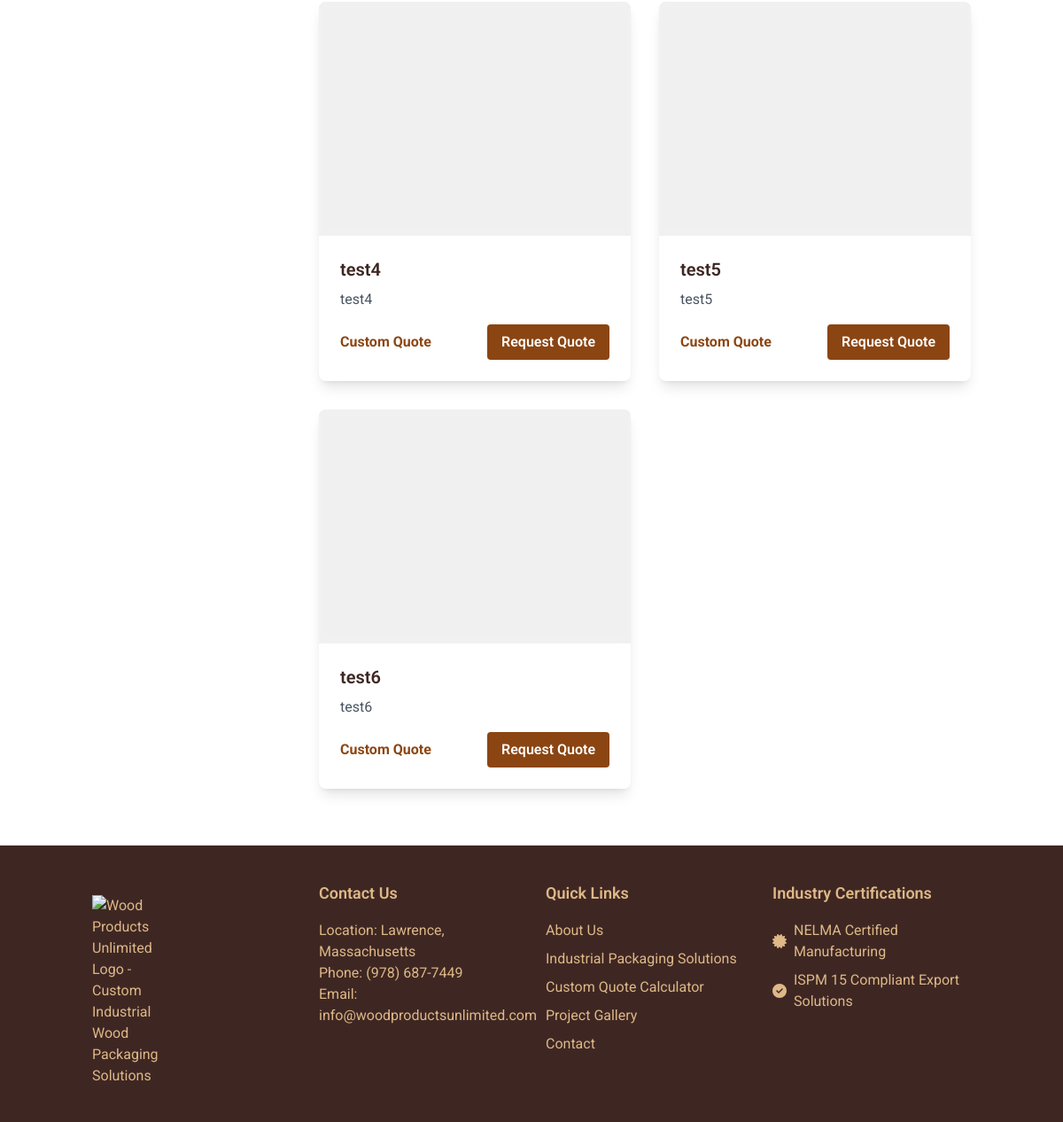
/products (lower part), run on an earlier commit of the app's database.
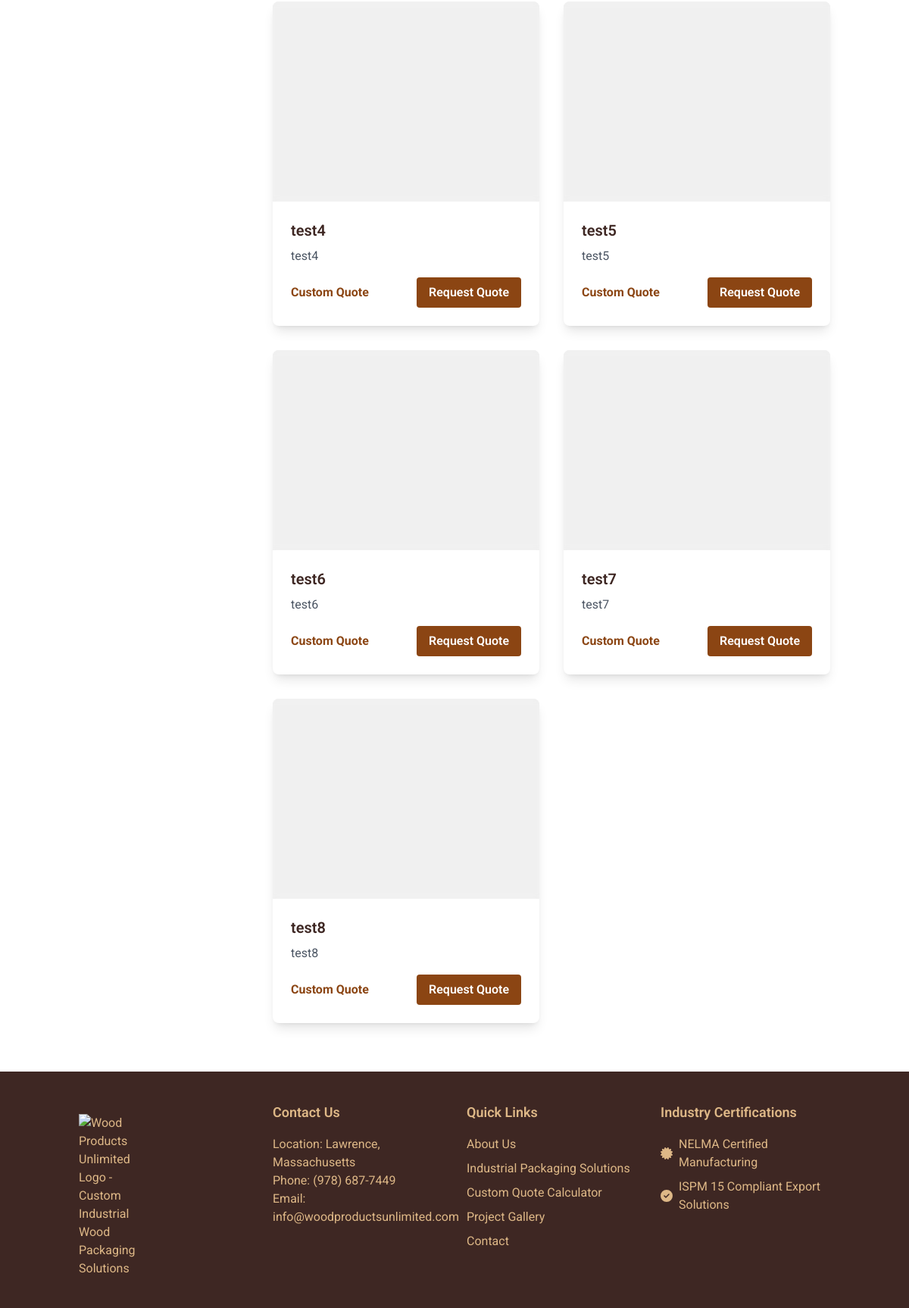
And on a later commit of the database.
### models.py (models this page shows)
class Product(db.Model):
    id = db.Column(db.Integer, primary_key=True)
    name = db.Column(db.String(100), nullable=False)
    description = db.Column(db.Text, nullable=False)
    category = db.Column(db.String(50), nullable=False)
    package_type = db.Column(db.String(50), nullable=True)  # Added package_type field
    image_url = db.Column(db.String(200), nullable=False)
    price = db.Column(db.Float, nullable=False)
    created_at = db.Column(db.DateTime, default=datetime.utcnow)

### routes/public/routes.py (the view)
@public.route('/products')
def products():
    category = request.args.get('category')
    if category:
        products = Product.query.filter_by(category=category).all()
    else:
        products = Product.query.all()
    categories = db.session.query(Product.category).distinct()
    return render_template('products.html',
                         products=products,
                         categories=categories)

### templates/products.html (shortened to what this page needs)
{% extends "base.html" %}
{% block content %}
<div class="container mx-auto px-4 py-16">
    <div class="grid grid-cols-1 md:grid-cols-4 gap-8">
        <div class="md:col-span-1">
        </div>
        <div class="md:col-span-3">
            <div class="grid grid-cols-1 md:grid-cols-2 gap-8">
                {% for product in products %}
                <div class="bg-white rounded-lg shadow-lg overflow-hidden transform hover:-translate-y-1 transition duration-300" itemscope itemtype="https://schema.org/Product">
                    <div class="p-6">
                        <h3 class="text-xl font-semibold mb-2" itemprop="name">{{ product.name }}</h3>
                        <p class="text-gray-600 mb-4" itemprop="description">{{ product.description }}</p>
                        <div class="flex justify-between items-center">
                            <div itemprop="offers" itemscope itemtype="https://schema.org/Offer">
                                <span class="text-wood-brown font-bold" itemprop="availability" content="https://schema.org/InStock">Custom Quote</span>
                            </div>
                            <a href="/quote?package_type={{ product.package_type }}&name={{ product.name|urlencode }}&description={{ product.description|urlencode }}" class="inline-block bg-wood-brown hover:bg-wood-dark text-white font-semibold py-2 px-4 rounded transition duration-300">Request Quote</a>
                        </div>
                    </div>
                </div>
                {% endfor %}
            </div>
        </div>
    </div>
</div>
{% endblock %}

What changed in the data, as far as the page shows it:
added Product: name "test7", description "test7"
added Product: name "test8", description "test8"
